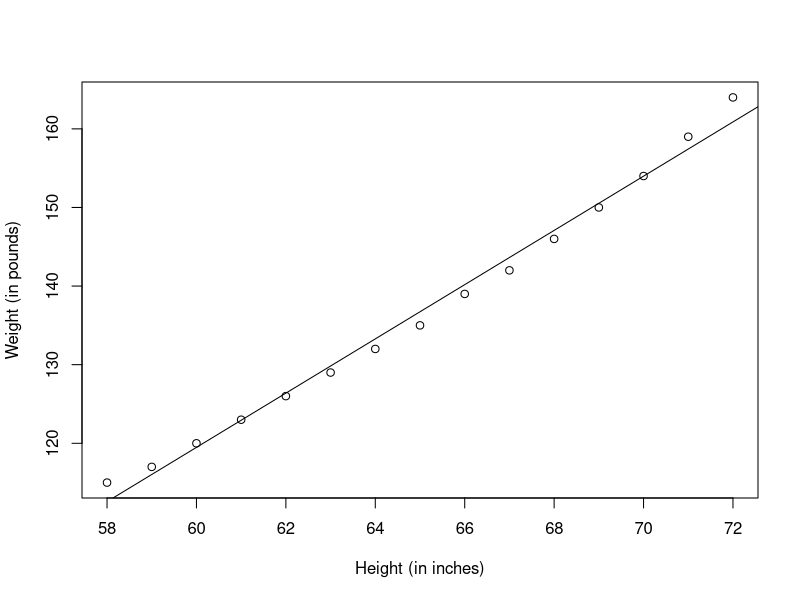
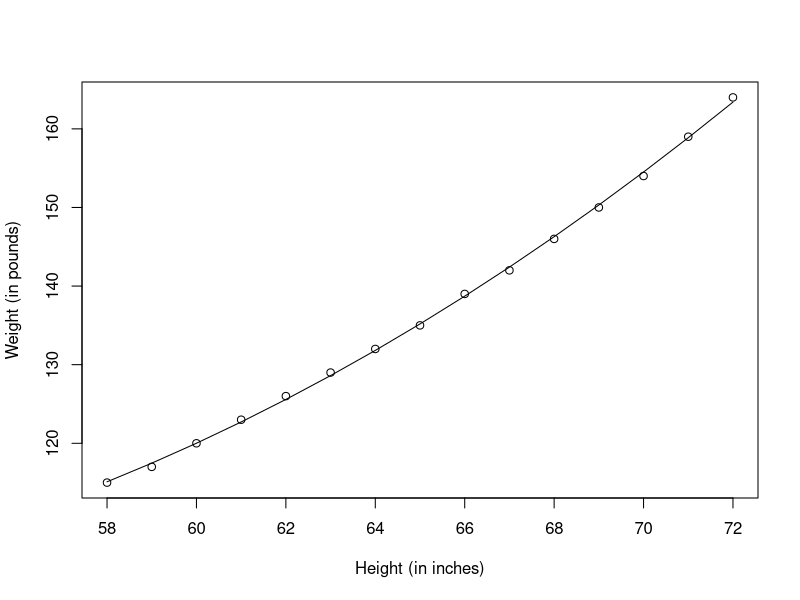
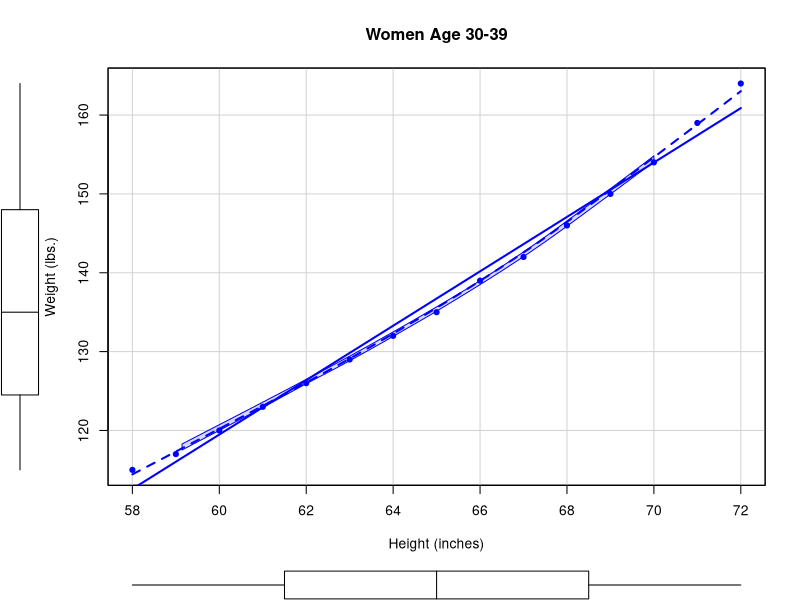
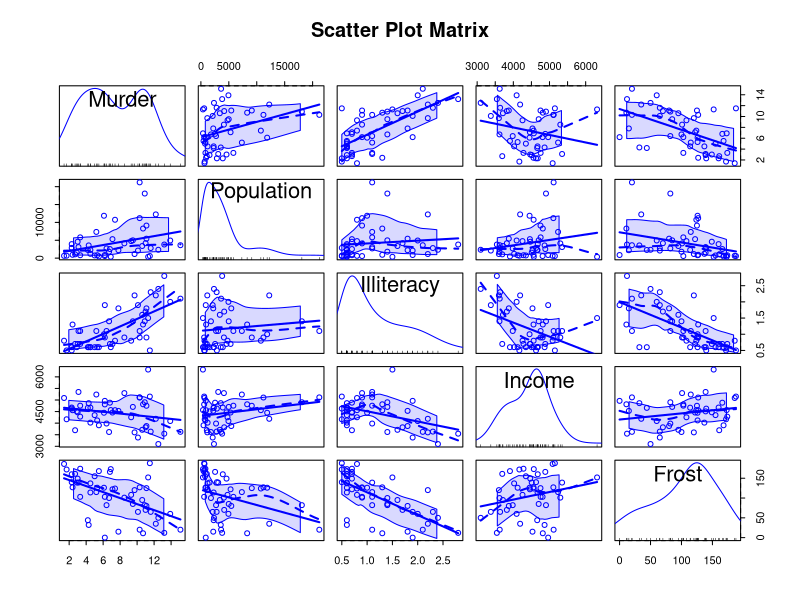
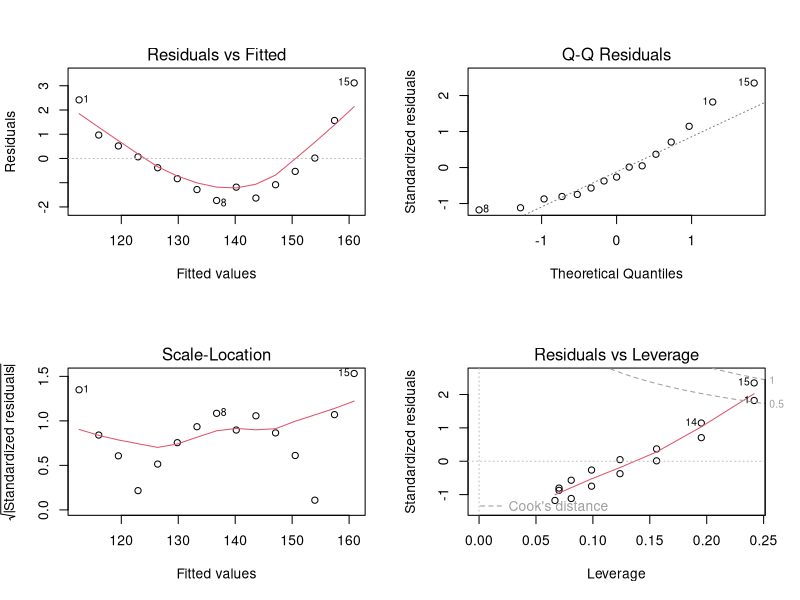
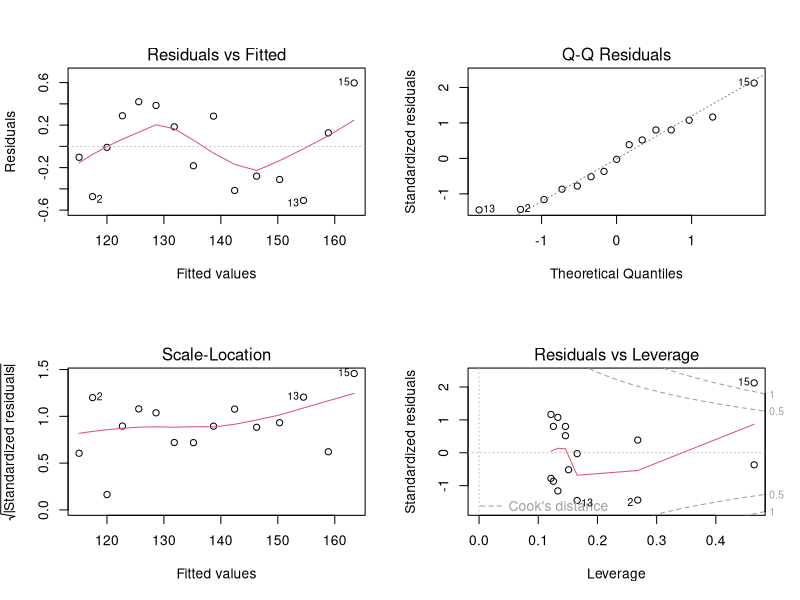

These figures' R source, in order: (Note: this script raises an error after producing the figures.)
#==============================================================
# OLS回归
# 为了能够恰当地解释OLS模型的系数，数据必须满足一下统计假设。
# 正态性：对于固定的自变量值，因变量值成正态分布
# 独立性：因变量观测值之间相互独立
# 线性：因变量与自变量之间为线性相关
# 同方差性：因变量的方差不随自变量的水平不同而变化
#==============================================================
#--------------------------------------------------------------
# 使用lm()拟合模型
#--------------------------------------------------------------
# 使用women数据集
head(women)

fit<-lm(weight~height,data=women)
summary(fit)

women$weight # 实际身高
fitted(fit) # 拟合模型的预测值
residuals(fit) # 残差

plot(women$height,women$weight,xlab="Height (in inches)",
     ylab="Weight (in pounds)")
abline(fit)

fit2<-lm(weight~height+I(height^2),data=women)
summary(fit2)

plot(women$height,women$weight,xlab="Height (in inches)",
     ylab="Weight (in pounds)")
lines(women$height,fitted(fit2))

library(car)
scatterplot(weight~height,data=women,spread=FALSE,
            lty=2,pch=19,
            main="Women Age 30-39",
            xlab="Height (inches)",
            ylab="Weight (lbs.)")
# 线性拟合与平滑拟合

#--------------------------------------------------------------
# 多元线性回归
# 以基础包中的state.x77数据集为例
#--------------------------------------------------------------
states<-as.data.frame(state.x77[,c("Murder","Population",
                                   "Illiteracy","Income","Frost")])
# 建立数据框

# 多元回归分析中第一步最好检查一下变量间的相关性。cor()函数提供
# 二变量之间的相关系数，car包中scatterplotMatrix()函数则会产生
# 散点图矩阵
cor(states)
library(car)
scatterplotMatrix(states,spread=FALSE,lty=2,
                  main="Scatter Plot Matrix")

fit<-lm(Murder~Population+Illiteracy+Income+Frost,data=states)
summary(fit)

#--------------------------------------------------------------
# 回归诊断
#--------------------------------------------------------------
states<-as.data.frame(state.x77[,c("Murder","Population",
                                   "Illiteracy","Income","Frost")])
fit<-lm(Murder~Population+Illiteracy+Income+Frost,data=states)
confint(fit)

fit<-lm(weight~height,data=women)
setting<-par(mfrow=c(2,2))
plot(fit)
par(setting)

fit2<-lm(weight~height+I(height^2),data=women)
setting<-par(mfrow=c(2,2))
plot(fit2)
par(setting)

# 一些改进方法
library(car)
states<-as.data.frame(state.x77[,c("Murder","Population",
                                   "Illiteracy","Income","Frost")])
fit<-lm(Murder~Population+Illiteracy+Income+Frost,data=states)
qqPlot(fit,labels=row.names(states),id.method="identify",
       simulate=TRUE,main="Q-Q Plot")
